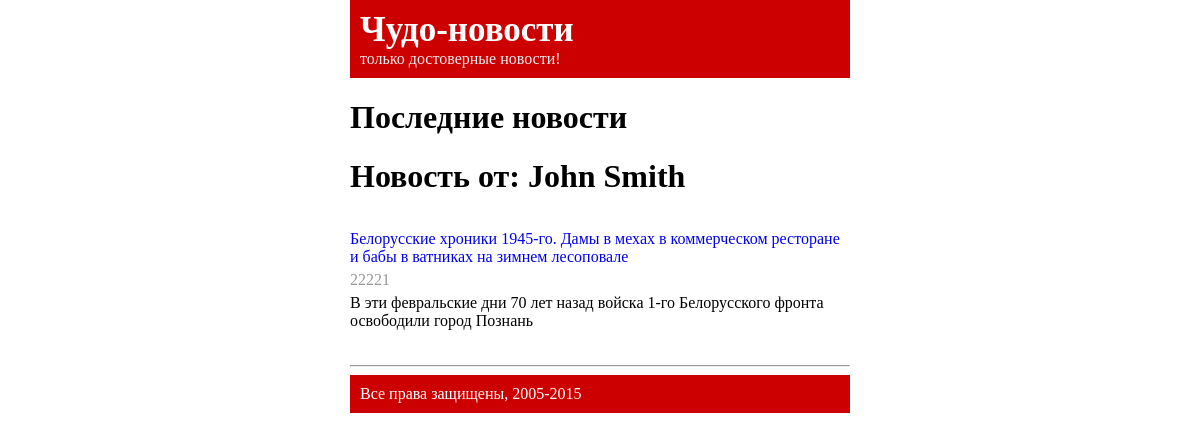
The app's page /?author_id=1 with its own data.
### tables this page shows
CREATE TABLE `news` (
  `id` int(10) unsigned NOT NULL AUTO_INCREMENT,
  `publish_date` bigint(20) NOT NULL,
  `title` varchar(255) NOT NULL,
  `text` text NOT NULL,
  `author_id` int(11) NOT NULL,
  PRIMARY KEY (`id`)
);

CREATE TABLE `authors` (
  `id` int(10) unsigned NOT NULL AUTO_INCREMENT,
  `name` varchar(255) NOT NULL,
  PRIMARY KEY (`id`)
);

### class.php (called while the page is built, shortened)
<?
class News extends PDO{
	private $_db;
	function __construct(){
		try{
		$this->_db = new PDO('mysql:host=localhost;dbname=news',"root","");
		$this->_db->setAttribute(PDO::ATTR_ERRMODE, PDO::ERRMODE_WARNING);
	}catch(PDOException $e){
		echo $e->errorCode();
	}
	}
	function db2Arr($data){
		try{
		$this->_db->setAttribute(PDO::ATTR_ERRMODE, PDO::ERRMODE_WARNING);
		while($row = $data->fetch(PDO::FETCH_ASSOC))
			$arr[]= $row;
		return $arr;
		}catch(PDOException $e){
			$e->errorCode();
		}
	}
	function getAuthorTitles(){
		$sql = "SELECT * FROM authors INNER JOIN news ON authors.id = news.author_id
	WHERE news.author_id = {$_GET['author_id']}";
		$result = $this->_db->query($sql) or die('ERROR');
		return $this->db2Arr($result);
	}
}
?>

### index.php (the view, shortened to what this page needs)
<html>
	<head>
	<link rel="stylesheet" type="text/css" href="style.css" />
	</head>
	<body>
	<div class="header">
		<div class="logo"><a href="index.php">Чудо-новости</a></div>
		<div class="slogan">только достоверные новости!</div>
	</div>
<div class="news_list">
<h1>Последние новости</h1>
<?php
include 'class.php';
$obj = new News;
		?>
		<?
if(isset($_GET['news_id'])){
	$rows = $obj->getNewsAuthor();
	foreach($rows as $row){
		?>
		<h1><?=$row['title']?></h1>
		<div class="date">
		<?=$row['publish_date']?><br/>
		Автор - <a href='?author_id=<?=$row['author_id']?>'><?=$row['name']?></a></div>
		<div class="text"><?=$row['text']?></div>
		<hr/>
		<?
	}}
elseif(isset($_GET['author_id']) ){
	$rows = $obj->getAuthorTitles();
	foreach($rows as $row){
		$arr = $row;
		$ann = explode('.',$row['text']);
		?><h1>Новость от: <?=$arr['name']?></h1>
		<div class="news_item">
		<div class="title"><a href='?news_id=<?=$row['id']?>'><?=$row['title']?></a></div>
		<div class="date"><?=$arr['publish_date']?></div>
		<div class="anounce"><?=$ann[0]?></div>
		</div>
		<hr/>
	<?
	}}
?>
</div><div class="footer">Все права защищены, 2005-2015</div></body></html>

### style.css (style rules this page uses)
a { text-decoration:none; }
body { width:500px; margin:0 auto; font-family:Georgia; }
.header, .footer { background:#C00; color:#FFF; padding:10px; }
.header .logo a { font-size:35px; font-weight:bold; color:#FFF; text-decoration:none; }
.header .slogan { color:#EEE; }
.news_list .news_item { margin:35px 0; }
.date { margin:5px 0; color:#999; }

### records on screen
news: author.name "John Smith", title "Белорусские хроники 1945-го. Дамы в мехах в коммерческом ресторане и бабы в ватниках на зимнем лесоповале", publish_date "22221", text "В эти февральские дни 70 лет назад войска 1-го Белорусского фронта освободили город Познань"
